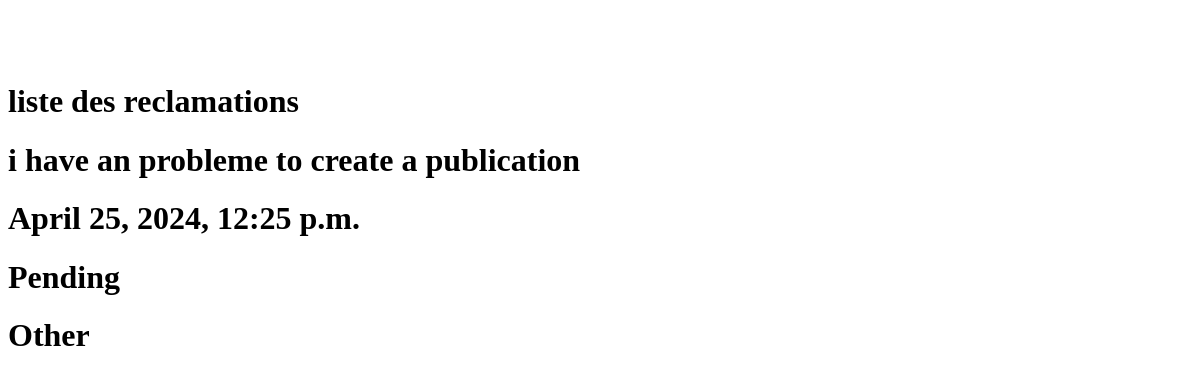
The page /reclamations/reclamations/ on the database as committed earlier.
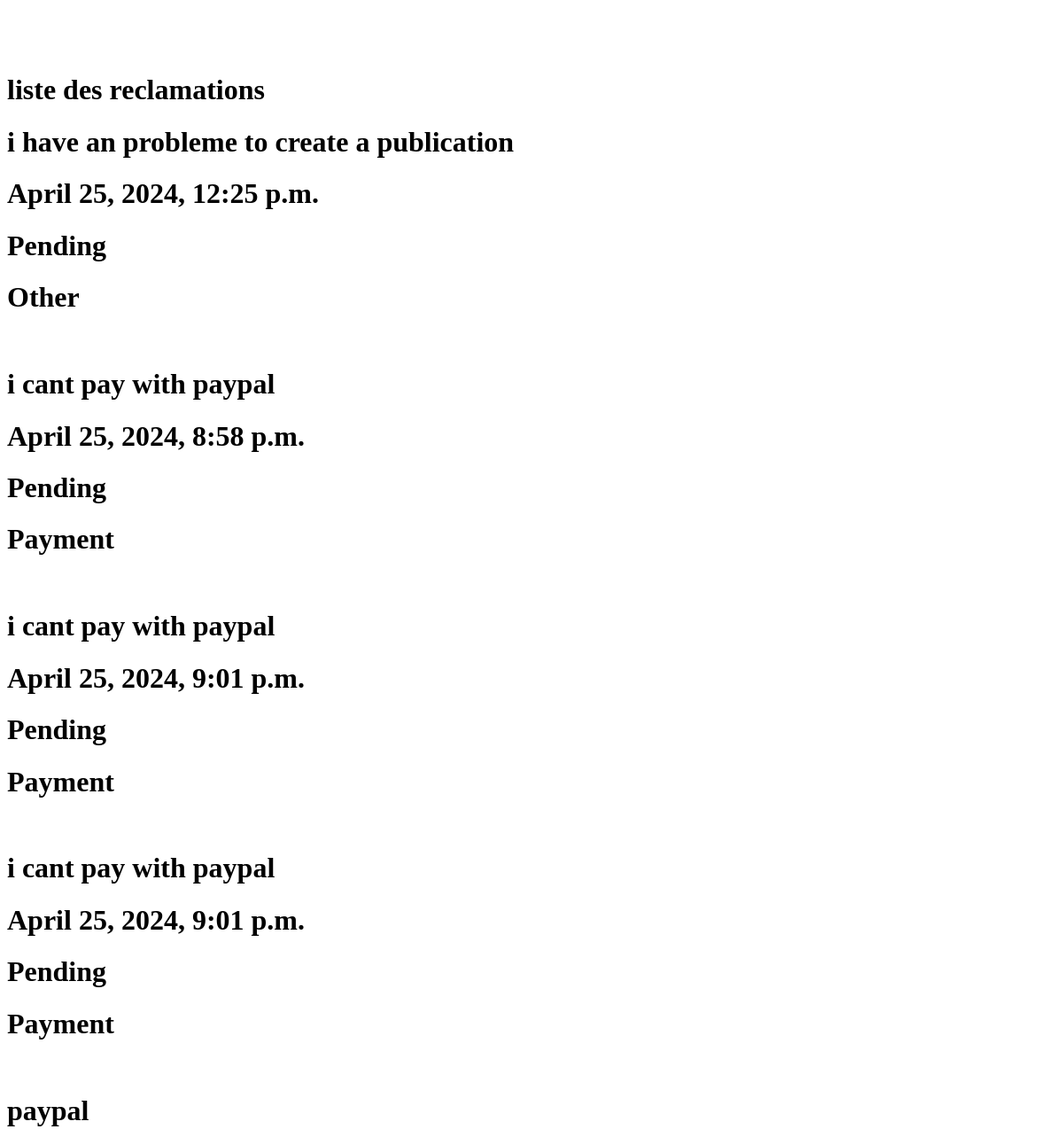
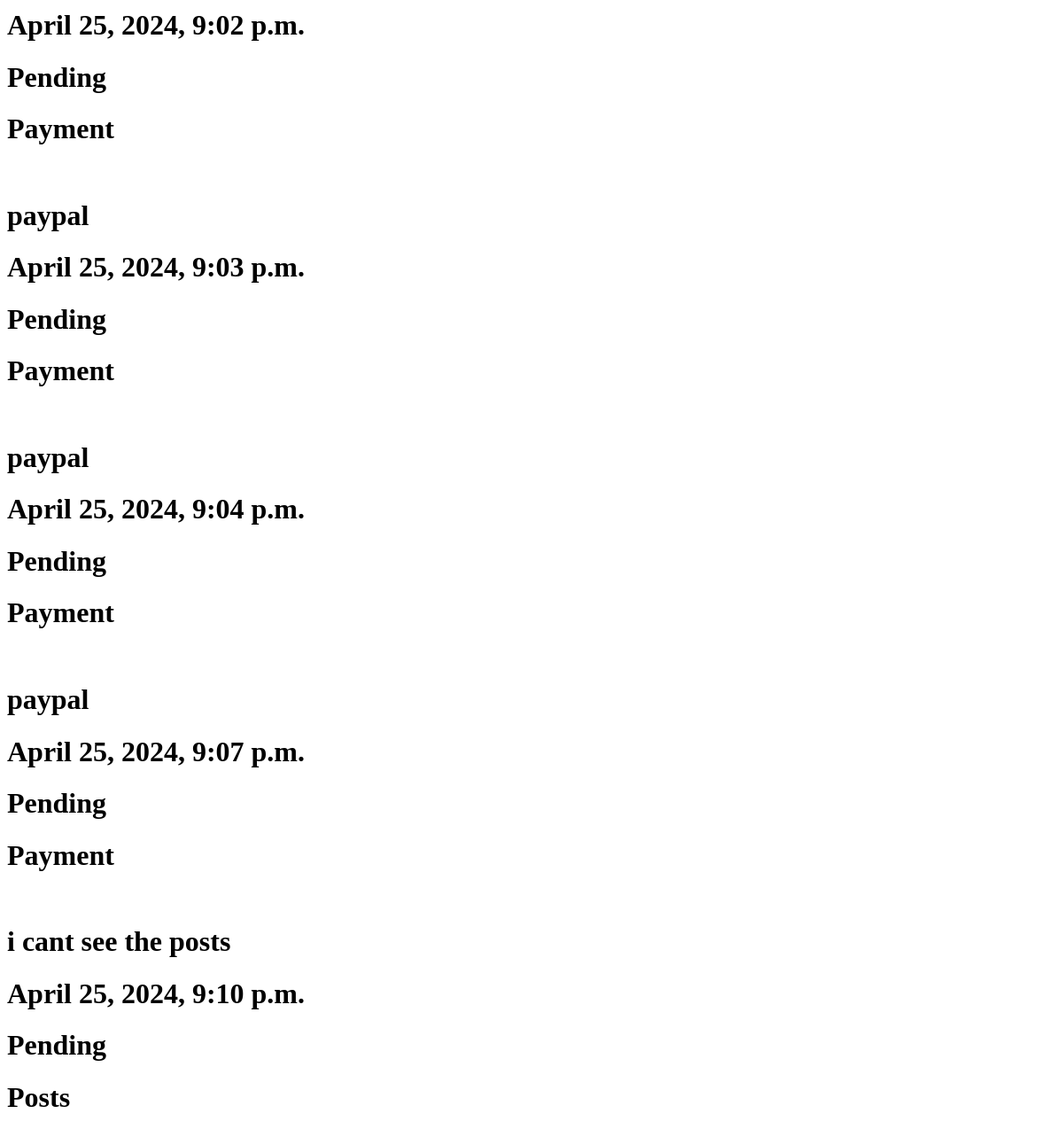
The same page on the database as committed later (2 pictures, top to bottom).
### reclamations/models.py (models this page shows)
class Reclamation(models.Model):
    RECLAMATION_TYPES = [
        ('Payment', 'Payment Issue'),
        ('Posts', 'Posts Issue'),
        ('Other', 'Other Issue')
    ]
    STATUS_CHOICES = [
        ('Pending', 'Pending'),
        ('Resolved', 'Resolved'),
        ('Refused', 'Refused'),
    ]
    user = models.ForeignKey(User, on_delete=models.CASCADE)
    recl_type = models.CharField(max_length=100, choices=RECLAMATION_TYPES,default="Other")
    description = models.TextField(max_length=100, default="Your default description here")
    status = models.CharField(max_length=100, default='Pending')  # Status as a regular field
    created_at = models.DateTimeField(default=timezone.now)
    objects = models.Manager()

### reclamations/views.py (the view)
# urls.py: path('reclamations/', include('reclamations.urls')),
def reclamations(request):
    reclamations = Reclamation.objects.all()
    return render(request, 'reclamations/reclamations.html', {'rc': reclamations})

### templates/reclamations/reclamations.html (shortened to what this page needs)
{%  block content %}
    <h1>liste des reclamations </h1>
    {% for x in rc %}
        <h1> {{x.description}}</h1>
        <h1> {{x.created_at}}</h1>
        <h1> {{x.status}}</h1>
        <h1> {{x.recl_type}}</h1>
    {% endfor %}
{%  endblock content %}

Rows that differ between the two databases and show on the page:
added Reclamation: description "i cant pay with paypal", created_at "April 25, 2024, 8:58 p.m.", status "Pending", recl_type "Payment"
added Reclamation: description "i cant pay with paypal", created_at "April 25, 2024, 9:01 p.m.", status "Pending", recl_type "Payment"
added Reclamation: description "i cant pay with paypal", created_at "April 25, 2024, 9:01 p.m.", status "Pending", recl_type "Payment"
added Reclamation: description "paypal", created_at "April 25, 2024, 9:02 p.m.", status "Pending", recl_type "Payment"
added Reclamation: description "paypal", created_at "April 25, 2024, 9:03 p.m.", status "Pending", recl_type "Payment"
added Reclamation: description "paypal", created_at "April 25, 2024, 9:04 p.m.", status "Pending", recl_type "Payment"
added Reclamation: description "paypal", created_at "April 25, 2024, 9:07 p.m.", status "Pending", recl_type "Payment"
added Reclamation: description "i cant see the posts", created_at "April 25, 2024, 9:10 p.m.", status "Pending", recl_type "Posts"
